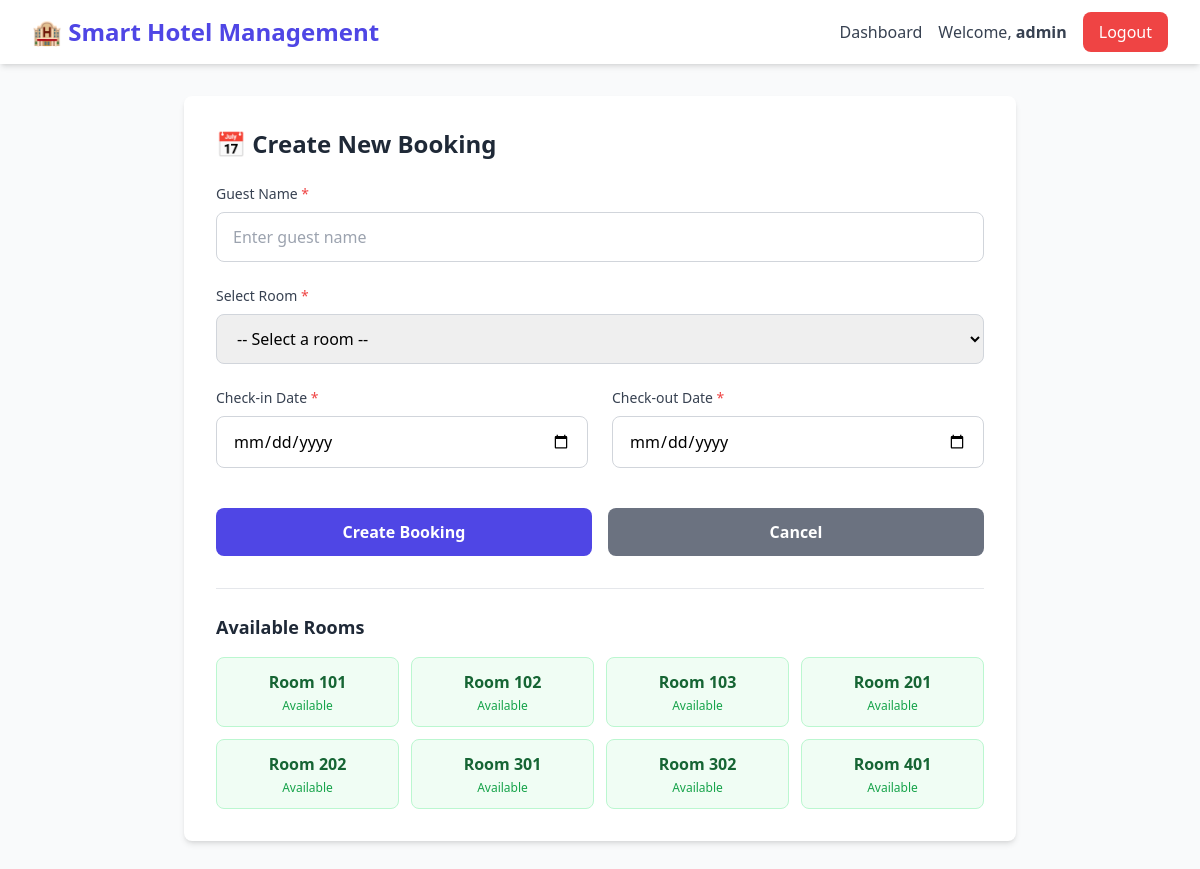
/book (signed in), run on the app's committed database.
### tables this page shows
CREATE TABLE rooms (
            id INTEGER PRIMARY KEY AUTOINCREMENT,
            room_number TEXT UNIQUE NOT NULL,
            status TEXT DEFAULT 'Available',
            created_at TIMESTAMP DEFAULT CURRENT_TIMESTAMP
        );

### app.py (the view, shortened to what this page needs)
@app.route("/book", methods=["GET", "POST"])
@login_required
def book():
    try:
        conn = get_db()
    except Exception as e:
        flash(f"Database error: {str(e)}", "error")
        return redirect(url_for("dashboard"))
    try:
        table_check = conn.execute("SELECT name FROM sqlite_master WHERE type='table' AND name='rooms'").fetchone()
        if not table_check:
            conn.close()
            init_db()
            conn = get_db()
        rooms = conn.execute("SELECT * FROM rooms ORDER BY room_number").fetchall()
        if rooms is None:
            rooms = []
        has_available = any(room["status"] == "Available" for room in rooms)
        conn.close()
        today = date.today().isoformat()
        return render_template("booking.html", rooms=rooms or [], today=today, has_available=has_available)
    except sqlite3.OperationalError as e:
        try:
            conn.close()
        except:
            pass
        try:
            init_db()
            conn = get_db()
            rooms = conn.execute("SELECT * FROM rooms ORDER BY room_number").fetchall()
            if rooms is None:
                rooms = []
            has_available = any(room["status"] == "Available" for room in rooms)
            conn.close()
            today = date.today().isoformat()
            return render_template("booking.html", rooms=rooms, today=today, has_available=has_available)
        except Exception as e2:
            flash(f"Database error: {str(e2)}. Please restart the application.", "error")
            return redirect(url_for("dashboard"))

### app.py (called while the page is built)
def get_db():
    try:
        conn = sqlite3.connect(DATABASE)
        conn.row_factory = sqlite3.Row
        conn.execute("SELECT 1")
        return conn
    except sqlite3.DatabaseError:
        if os.path.exists(DATABASE):
            os.remove(DATABASE)
        init_db()
        conn = sqlite3.connect(DATABASE)
        conn.row_factory = sqlite3.Row
        return conn

def login_required(f):
    @wraps(f)
    def decorated_function(*args, **kwargs):
        if "user" not in session:
            return redirect(url_for("login"))
        return f(*args, **kwargs)
    return decorated_function

### templates/booking.html (shortened to what this page needs)
<!DOCTYPE html>
<html lang="en">
<head>
    <script src="https://cdn.tailwindcss.com"></script>
</head>
<body class="bg-gray-50 min-h-screen">
    <nav class="bg-white shadow-md">
        <div class="max-w-7xl mx-auto px-4 sm:px-6 lg:px-8">
            <div class="flex justify-between h-16">
                <div class="flex items-center">
                    <h1 class="text-2xl font-bold text-indigo-600">🏨 Smart Hotel Management</h1>
                </div>
                <div class="flex items-center space-x-4">
                    <a href="{{ url_for('dashboard') }}" class="text-gray-700 hover:text-indigo-600">Dashboard</a>
                    <span class="text-gray-700">Welcome, <strong>{{ session.user }}</strong></span>
                    <a href="{{ url_for('logout') }}" class="bg-red-500 text-white px-4 py-2 rounded-lg hover:bg-red-600 transition">
                        Logout
                    </a>
                </div>
            </div>
        </div>
    </nav>
    <div class="max-w-4xl mx-auto px-4 sm:px-6 lg:px-8 py-8">
        <div class="bg-white rounded-lg shadow-md p-8">
            <h2 class="text-2xl font-bold text-gray-800 mb-6">📅 Create New Booking</h2>
            <form method="POST" action="{{ url_for('book') }}" class="space-y-6">
                <div>
                    <label for="guest_name" class="block text-sm font-medium text-gray-700 mb-2">
                        Guest Name <span class="text-red-500">*</span>
                    </label>
                    <input
                        type="text"
                        id="guest_name"
                        name="guest_name"
                        required
                        class="w-full px-4 py-3 border border-gray-300 rounded-lg focus:ring-2 focus:ring-indigo-500 focus:border-transparent outline-none transition"
                        placeholder="Enter guest name"
                    >
                </div>
                <div>
                    <label for="room_id" class="block text-sm font-medium text-gray-700 mb-2">
                        Select Room <span class="text-red-500">*</span>
                    </label>
                    <select
                        id="room_id"
                        name="room_id"
                        required
                        class="w-full px-4 py-3 border border-gray-300 rounded-lg focus:ring-2 focus:ring-indigo-500 focus:border-transparent outline-none transition"
                    >
                        <option value="">-- Select a room --</option>
                    </select>
                </div>
                <div class="grid grid-cols-1 md:grid-cols-2 gap-6">
                    <div>
                        <label for="check_in" class="block text-sm font-medium text-gray-700 mb-2">
                            Check-in Date <span class="text-red-500">*</span>
                        </label>
                        <input
                            type="date"
                            id="check_in"
                            name="check_in"
                            required
                            min="{{ today }}"
                            class="w-full px-4 py-3 border border-gray-300 rounded-lg focus:ring-2 focus:ring-indigo-500 focus:border-transparent outline-none transition"
                        >
                    </div>
                    <div>
                        <label for="check_out" class="block text-sm font-medium text-gray-700 mb-2">
                            Check-out Date <span class="text-red-500">*</span>
                        </label>
                        <input
                            type="date"
                            id="check_out"
                            name="check_out"
                            required
                            min="{{ today }}"
                            class="w-full px-4 py-3 border border-gray-300 rounded-lg focus:ring-2 focus:ring-indigo-500 focus:border-transparent outline-none transition"
                        >
                    </div>
                </div>
                <div class="flex space-x-4 pt-4">
                    <button
                        type="submit"
                        class="flex-1 bg-indigo-600 text-white py-3 rounded-lg font-semibold hover:bg-indigo-700 focus:outline-none focus:ring-2 focus:ring-indigo-500 focus:ring-offset-2 transition"
                    >
                        Create Booking
                    </button>
                    <a
                        href="{{ url_for('dashboard') }}"
                        class="flex-1 bg-gray-500 text-white py-3 rounded-lg font-semibold hover:bg-gray-600 focus:outline-none focus:ring-2 focus:ring-gray-500 focus:ring-offset-2 transition text-center"
                    >
                        Cancel
                    </a>
                </div>
            </form>
            <div class="mt-8 pt-6 border-t border-gray-200">
                <h3 class="text-lg font-semibold text-gray-800 mb-4">Available Rooms</h3>
                <div class="grid grid-cols-2 md:grid-cols-4 gap-3">
                    {% for room in rooms %}
                        {% if room.status == 'Available' %}
                            <div class="bg-green-50 border border-green-200 rounded-lg p-3 text-center">
                                <p class="font-semibold text-green-800">Room {{ room.room_number }}</p>
                                <p class="text-xs text-green-600 mt-1">Available</p>
                            </div>
                        {% endif %}
                    {% endfor %}
                </div>
            </div>
        </div>
    </div>
</body>
</html>

### data on the page
rooms: room_number "101"
rooms: room_number "102"
rooms: room_number "103"
rooms: room_number "201"
rooms: room_number "202"
rooms: room_number "301"
rooms: room_number "302"
rooms: room_number "401"

### other printed values
{{ session.user }} "admin"
